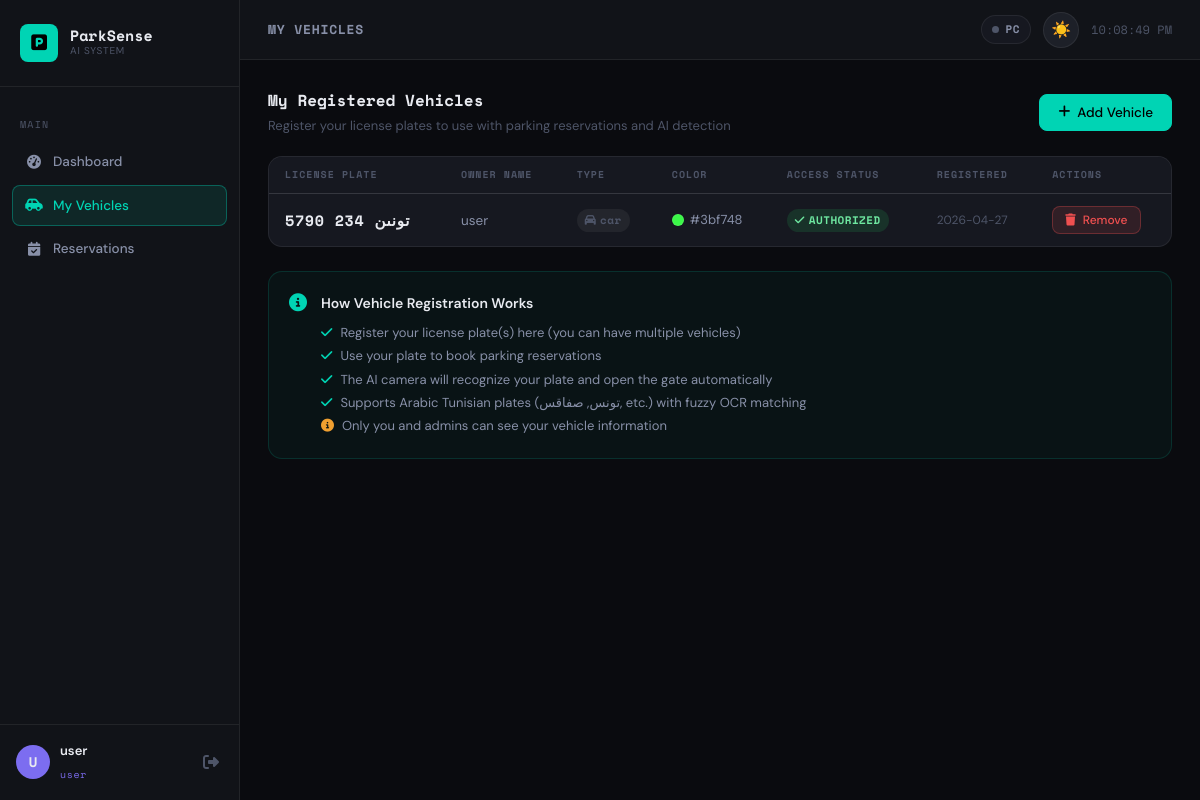
Screenshot of /my-vehicles (signed in) with the database file from the repository.
### rpi/backend/models.py (models this page shows, shortened)
class User(UserMixin, db.Model):
    __tablename__ = "users"
    id            = db.Column(db.Integer, primary_key=True)
    username      = db.Column(db.String(80),  unique=True, nullable=False, index=True)
    email         = db.Column(db.String(120), unique=True, nullable=False, index=True)
    password_hash = db.Column(db.String(256), nullable=False)
    role          = db.Column(db.String(20),  nullable=False, default="user")
    is_active     = db.Column(db.Boolean, default=True)
    created_at    = db.Column(db.DateTime, default=datetime.utcnow)
    last_login    = db.Column(db.DateTime)
    vehicles     = db.relationship("Vehicle",      backref="owner", lazy="dynamic",
                                   cascade="all, delete-orphan",
                                   foreign_keys="Vehicle.user_id")
    reservations = db.relationship("Reservation",  backref="user",  lazy="dynamic")
    events       = db.relationship("ParkingEvent", backref="user",  lazy="dynamic")
    payments     = db.relationship("Payment",      backref="user",  lazy="dynamic")

class Vehicle(db.Model):
    __tablename__ = "vehicles"
    id            = db.Column(db.Integer, primary_key=True)
    license_plate = db.Column(db.String(20), unique=True, nullable=False, index=True)
    owner_name    = db.Column(db.String(100))
    vehicle_type  = db.Column(db.String(50), default="car")
    color         = db.Column(db.String(30))
    notes         = db.Column(db.Text)
    is_authorized = db.Column(db.Boolean, default=True)
    user_id       = db.Column(db.Integer, db.ForeignKey("users.id"))
    created_at    = db.Column(db.DateTime, default=datetime.utcnow)
    reservations = db.relationship("Reservation",  backref="vehicle", lazy="dynamic")
    events       = db.relationship("ParkingEvent", backref="vehicle", lazy="dynamic")

### rpi/backend/app.py (the view)
@app.route("/my-vehicles")
@login_required
def my_vehicles():
    vehicles = current_user.vehicles.all()
    return render_template("my_vehicles.html", vehicles=vehicles)

### rpi/backend/app.py (called while the page is built)
@login_manager.user_loader
def load_user(uid):
    return User.query.get(int(uid))

### web/templates/my_vehicles.html (shortened to what this page needs)
{% extends "base.html" %}
{% block page_title %}My Vehicles{% endblock %}
{% block content %}
<div style="display:flex;justify-content:space-between;align-items:center;margin-bottom:20px">
  <div>
    <h2 style="font-family:var(--font-mono);font-size:16px;color:var(--text-primary)">My Registered Vehicles</h2>
    <p style="font-size:13px;color:var(--text-muted);margin-top:2px">Register your license plates to use with parking reservations and AI detection</p>
  </div>
  <button class="btn btn-primary" onclick="openModal('addVehicleModal')">
    <i class="fa-solid fa-plus"></i> Add Vehicle
  </button>
</div>
{% if vehicles %}
<div class="card mb-6">
  <div class="table-wrap">
    <table>
      <thead>
        <tr>
          <th>License Plate</th>
          <th>Owner Name</th>
          <th>Type</th>
          <th>Color</th>
          <th>Access Status</th>
          <th>Registered</th>
          <th>Actions</th>
        </tr>
      </thead>
      <tbody>
        {% for v in vehicles %}
        <tr>
          <td>
            <span class="mono" style="font-size:15px;font-weight:700;color:var(--text-primary);letter-spacing:.05em;direction:rtl">
              {{ v.license_plate }}
            </span>
          </td>
          <td style="color:var(--text-secondary)">{{ v.owner_name or '—' }}</td>
          <td>
            <span class="badge badge-muted">
              <i class="fa-solid fa-{% if v.vehicle_type == 'truck' %}truck{% elif v.vehicle_type == 'motorcycle' %}motorcycle{% else %}car{% endif %}"></i>
              {{ v.vehicle_type }}
            </span>
          </td>
          <td>
            {% if v.color %}
            <div style="display:flex;align-items:center;gap:6px">
              <div style="width:12px;height:12px;border-radius:50%;background:{{ v.color }};border:1px solid var(--border)"></div>
              <span style="color:var(--text-secondary);font-size:13px">{{ v.color }}</span>
            </div>
            {% else %}—{% endif %}
          </td>
          <td>
            <span class="badge {% if v.is_authorized %}badge-success{% else %}badge-danger{% endif %}">
              {% if v.is_authorized %}
              <i class="fa-solid fa-check"></i> AUTHORIZED
              {% else %}
              <i class="fa-solid fa-ban"></i> BLOCKED
              {% endif %}
            </span>
          </td>
          <td style="color:var(--text-muted);font-size:12px">{{ v.created_at.strftime('%Y-%m-%d') }}</td>
          <td>
            <form method="POST" action="{{ url_for('delete_my_vehicle', vid=v.id) }}"
                  onsubmit="return confirm('Remove vehicle {{ v.license_plate }} from your account?')">
              <button type="submit" class="btn btn-sm btn-danger">
                <i class="fa-solid fa-trash"></i> Remove
              </button>
            </form>
          </td>
        </tr>
        {% endfor %}
      </tbody>
    </table>
  </div>
</div>
{% endif %}
<div class="card" style="background:rgba(0,212,180,.04);border-color:rgba(0,212,180,.15)">
  <div class="card-body">
    <div style="display:flex;gap:14px;align-items:flex-start">
      <i class="fa-solid fa-circle-info" style="color:var(--accent);font-size:18px;flex-shrink:0;margin-top:2px"></i>
      <div>
        <div style="font-weight:600;margin-bottom:6px;color:var(--text-primary)">How Vehicle Registration Works</div>
        <ul style="font-size:13px;color:var(--text-secondary);line-height:1.8;list-style:none;padding:0">
          <li><i class="fa-solid fa-check" style="color:var(--accent);margin-right:8px"></i>Register your license plate(s) here (you can have multiple vehicles)</li>
          <li><i class="fa-solid fa-check" style="color:var(--accent);margin-right:8px"></i>Use your plate to book parking reservations</li>
          <li><i class="fa-solid fa-check" style="color:var(--accent);margin-right:8px"></i>The AI camera will recognize your plate and open the gate automatically</li>
          <li><i class="fa-solid fa-check" style="color:var(--accent);margin-right:8px"></i>Supports Arabic Tunisian plates (تونس, صفاقس, etc.) with fuzzy OCR matching</li>
          <li><i class="fa-solid fa-info-circle" style="color:var(--accent4);margin-right:8px"></i>Only you and admins can see your vehicle information</li>
        </ul>
      </div>
    </div>
  </div>
</div>
{% endblock %}

### web/templates/base.html (shortened to what this page needs)
<!DOCTYPE html>
<html lang="en" data-theme="dark">
<head>
  <link rel="stylesheet" href="https://cdnjs.cloudflare.com/ajax/libs/font-awesome/6.5.0/css/all.min.css"/>
  <link rel="stylesheet" href="{{ url_for('static', filename='css/style.css') }}"/>
</head>
<body>
{% if current_user.is_authenticated %}
<aside class="sidebar" id="sidebar">
  <div class="sidebar-brand">
    <div class="brand-icon"><i class="fa-solid fa-square-parking"></i></div>
    <div class="brand-text">
      <span class="brand-name">ParkSense</span>
      <span class="brand-sub">AI System</span>
    </div>
  </div>
  <nav class="sidebar-nav">
    <div class="nav-section-label">MAIN</div>
    <a href="{{ url_for('dashboard') }}" class="nav-item {% if request.endpoint == 'dashboard' %}active{% endif %}">
      <i class="fa-solid fa-gauge-high"></i><span>Dashboard</span>
    </a>
    <a href="{{ url_for('my_vehicles') }}" class="nav-item {% if request.endpoint in ['my_vehicles','add_my_vehicle','delete_my_vehicle'] %}active{% endif %}">
      <i class="fa-solid fa-car-side"></i><span>My Vehicles</span>
    </a>
    <a href="{{ url_for('reservations') }}" class="nav-item {% if request.endpoint == 'reservations' %}active{% endif %}">
      <i class="fa-solid fa-calendar-check"></i><span>Reservations</span>
    </a>
  </nav>
  <div class="sidebar-user">
    <div class="user-avatar">{{ current_user.username[0]|upper }}</div>
    <div class="user-info">
      <span class="user-name">{{ current_user.username }}</span>
      <span class="user-role badge-{{ current_user.role }}">{{ current_user.role }}</span>
    </div>
    <a href="{{ url_for('logout') }}" class="logout-btn" title="Logout">
      <i class="fa-solid fa-right-from-bracket"></i>
    </a>
  </div>
</aside>
<div class="main-wrapper">
  <header class="topbar">
    <div class="topbar-title">{% block page_title %}Dashboard{% endblock %}</div>
    <div class="topbar-right">
      <div class="status-pill" id="pcStatus">
        <span class="dot dot-grey"></span> PC
      </div>
      <button class="theme-toggle" id="themeToggleBtn" onclick="toggleTheme()" title="Toggle theme">☀️</button>
      <div class="topbar-time" id="topbarTime"></div>
    </div>
  </header>
  <main class="content">
    {% block content %}{% endblock %}
  </main>
</div>
{% else %}
  {% block auth_content %}{% endblock %}
{% endif %}
</body>
</html>

### rows the page displays
User: username "U", username "user", role "user"
Vehicle: license_plate "5790 تونىن 234", owner_name "user", vehicle_type "car", color "#3bf748", is_authorized True (drawn), created_at "2026-04-27"
